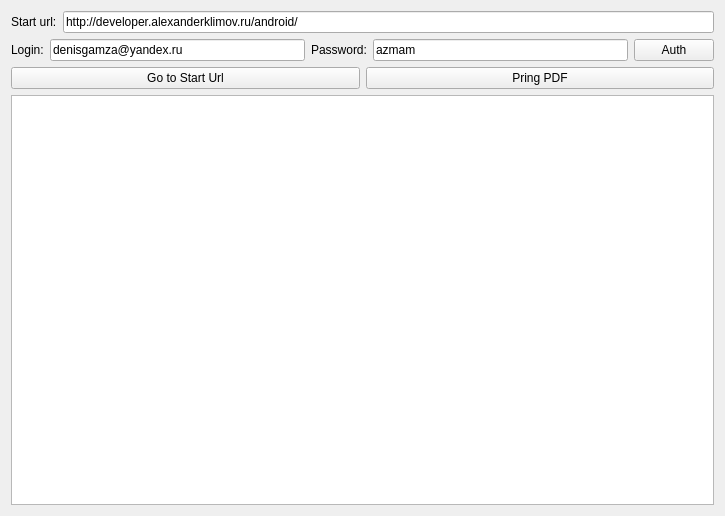
<?xml version="1.0" encoding="UTF-8"?>
<ui version="4.0">
 <class>Widget</class>
 <widget class="QWidget" name="Widget">
  <property name="geometry">
   <rect>
    <x>0</x>
    <y>0</y>
    <width>725</width>
    <height>516</height>
   </rect>
  </property>
  <property name="windowTitle">
   <string>Widget</string>
  </property>
  <layout class="QVBoxLayout" name="verticalLayout">
   <item>
    <layout class="QHBoxLayout" name="horizontalLayout_2">
     <item>
      <widget class="QLabel" name="label_3">
       <property name="text">
        <string>Start url:</string>
       </property>
      </widget>
     </item>
     <item>
      <widget class="QLineEdit" name="leStartUrl">
       <property name="text">
        <string>http://developer.alexanderklimov.ru/android/</string>
       </property>
      </widget>
     </item>
    </layout>
   </item>
   <item>
    <layout class="QHBoxLayout" name="horizontalLayout">
     <item>
      <widget class="QLabel" name="label">
       <property name="text">
        <string>Login:</string>
       </property>
      </widget>
     </item>
     <item>
      <widget class="QLineEdit" name="leLogin">
       <property name="text">
        <string>denisgamza@yandex.ru</string>
       </property>
      </widget>
     </item>
     <item>
      <widget class="QLabel" name="label_2">
       <property name="text">
        <string>Password:</string>
       </property>
      </widget>
     </item>
     <item>
      <widget class="QLineEdit" name="lePassword">
       <property name="text">
        <string>azmam</string>
       </property>
      </widget>
     </item>
     <item>
      <widget class="QPushButton" name="pbAuth">
       <property name="text">
        <string>Auth</string>
       </property>
      </widget>
     </item>
    </layout>
   </item>
   <item>
    <layout class="QHBoxLayout" name="horizontalLayout_3">
     <item>
      <widget class="QPushButton" name="pbGoToStartUrl">
       <property name="text">
        <string>Go to Start Url</string>
       </property>
      </widget>
     </item>
     <item>
      <widget class="QPushButton" name="pbPrintPDF">
       <property name="text">
        <string>Pring PDF</string>
       </property>
      </widget>
     </item>
    </layout>
   </item>
   <item>
    <widget class="QTextEdit" name="txtLog"/>
   </item>
  </layout>
 </widget>
 <layoutdefault spacing="6" margin="11"/>
 <resources/>
 <connections>
  <connection>
   <sender>pbAuth</sender>
   <signal>clicked()</signal>
   <receiver>Widget</receiver>
   <slot>pbAuthClick()</slot>
   <hints>
    <hint type="sourcelabel">
     <x>686</x>
     <y>58</y>
    </hint>
    <hint type="destinationlabel">
     <x>716</x>
     <y>37</y>
    </hint>
   </hints>
  </connection>
 </connections>
 <slots>
  <slot>pbAuthClick()</slot>
 </slots>
</ui>
